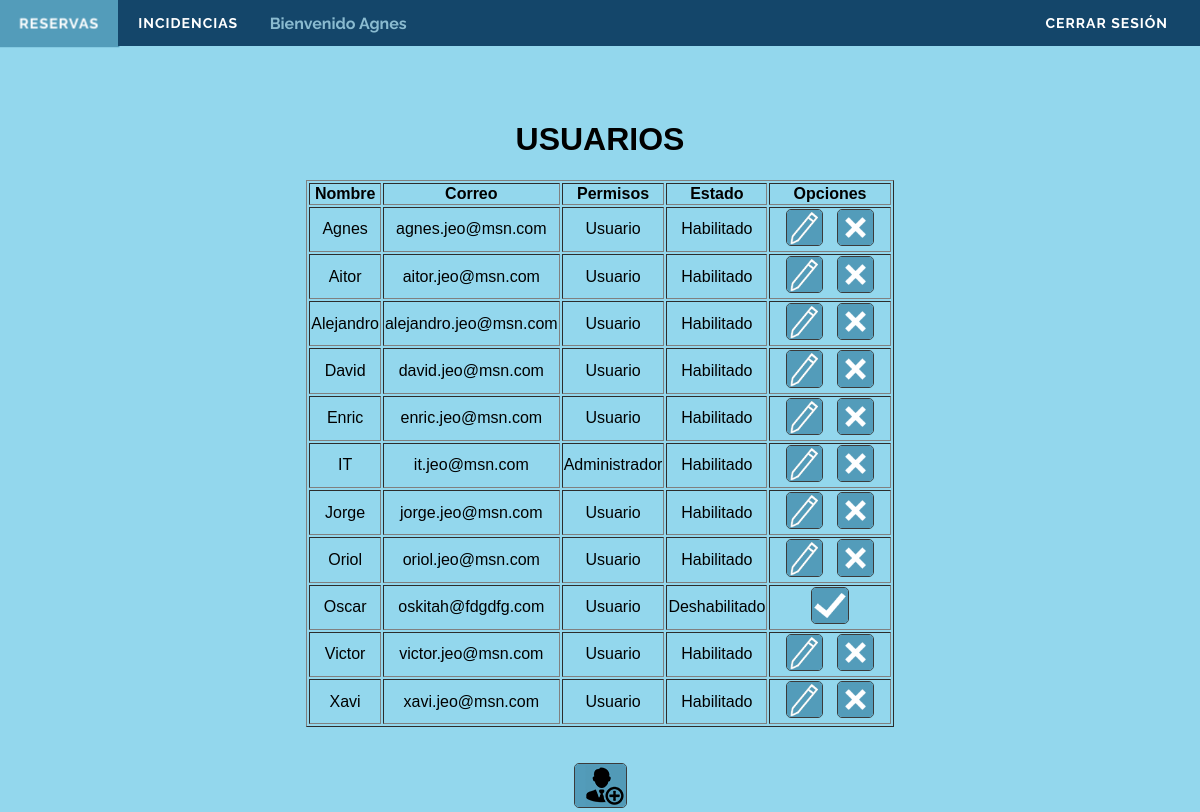
Page /usuarios.php (signed in) on the committed database.
### tables this page shows
CREATE TABLE IF NOT EXISTS `tbl_usuario` (
  `usu_email` varchar(50) NOT NULL,
  `usu_contra` varchar(14) NOT NULL,
  `usu_nom` varchar(35) NOT NULL,
  `usu_rang` tinyint(1) NOT NULL,
  `activo` int(1) NOT NULL DEFAULT '1'
);

### usuarios.php (the view, shortened to what this page needs)
<?php
	if(isset($_SESSION['nombre']))$login=1;
	if(isset($login)){
?>
<!DOCTYPE html>
<html>
    <head>
	    <link rel="stylesheet" href="css/stylesBar.css">
        <link rel="stylesheet" type="text/css" href="css/reservas.css" />
	</head>
    <body>
		<div class="header">
			<div id='cssmenu'>
				<ul>
					<li class='active'><a href='reservas.php'>RESERVAS</a></li>
					<li><a href='incidencia.php'>INCIDENCIAS</a></li>
					<li class='wel'><?php echo "<br/>&nbsp;&nbsp; Bienvenido $_SESSION[nombre] ";
					?></li>
					<li class='cerrar'><a href="index.php">Cerrar Sesión</a></li>
				</ul>
			</div>
		</div>
        <div class="fondo">
			<div class="centro">
				<h1>USUARIOS</h1>
				<?php
					$con = mysqli_connect('mysql.2freehosting.com', 'u609120829_user', 'qweQWE123', 'u609120829_bd');
					$sql = "SELECT * FROM tbl_usuario";
					$datos = mysqli_query($con, $sql);
					?>
					<table border align="center">
					<tr>
						<th>Nombre</th>
						<th>Correo</th>
						<th>Permisos</th>
						<th>Estado</th>
						<th>Opciones</th>
					</tr>
					<?php
					while ($prod = mysqli_fetch_array($datos)){
						echo "<tr><td>$prod[usu_nom]</td>";
						echo "<td>$prod[usu_email]</td>";
						if($prod['usu_rang']==0){
							echo"<td>Administrador</td>";
						}else{
							echo "<td>Usuario</td>";
						}
						if($prod['activo']==1){
							echo"<td>Habilitado</td>";
						}else{
							echo "<td>Deshabilitado</td>";
						}
						if($prod['activo']==1){
							echo "<td>";
							echo "<a href='modificar.php?usu_nom=$prod[usu_nom]'><img width='30%' src='images/mod.png'></a>";
							echo "<a href='dehabilitarActivar.php?usu_nom=$prod[usu_nom]'><img width='30%' src='images/cross.png'></a>";
							echo "</td>";
						}else{
							echo "<td>";
							echo "<a href='dehabilitarActivar.php?usu_nom=$prod[usu_nom]'><img width='30%' src='images/tic.png'></a>";
							echo "</td>";
						}
					echo "</tr>";
					}
					?>
					</table><br><br>
					<a href="insertar.php"><img src="images/add.png"></a>
			</div>
		</div>
    </body>
</html>
<?php
}else{
	$_SESSION['validarse'] = 'error';
	header("Location: index.php");
	die();
}
?>

### css/stylesBar.css (style rules this page uses)
#cssmenu, #cssmenu ul, #cssmenu ul li, #cssmenu ul li a, #cssmenu #menu-button { margin: 0; color: #8ABBD0; padding: 0; border: 0; list-style: none; line-height: 1; display: block; position: relative; -webkit-box-sizing: border-box; -moz-box-sizing: border-box; box-sizing: border-box; }
#cssmenu:after, #cssmenu > ul:after { content: "."; display: block; clear: both; visibility: hidden; line-height: 0; height: 0; }
#cssmenu { width: auto; font-family: Raleway, sans-serif; line-height: 1; }
#cssmenu > ul { background: #14466A; }
#cssmenu > ul > li { float: left; -webkit-perspective: 1000px; -moz-perspective: 1000px; perspective: 1000px; }
#cssmenu > ul > li > a { padding: 16px 20px; font-size: 14px; color: #ffffff; letter-spacing: 1px; text-transform: uppercase; text-decoration: none; background: #14466A; -webkit-transition: all .3s; -moz-transition: all .3s; -o-transition: all .3s; transition: all .3s; -webkit-transform-origin: 50% 0; -moz-transform-origin: 50% 0; transform-origin: 50% 0; -webkit-transform-style: preserve-3d; -moz-transform-style: preserve-3d; transform-style: preserve-3d; }
#cssmenu > ul >li.wel { margin-left: 0; padding-right: 12px; }
#cssmenu > ul >li.cerrar { position: absolute; right: 0; padding-right: 12px; }
#cssmenu > ul > li > a::before { position: absolute; top: 100%; left: 0; z-index: -1; -webkit-box-sizing: border-box; -moz-box-sizing: border-box; box-sizing: border-box; width: 100%; height: 100%; padding: 16px 20px; color: #ffffff; background: #539CBA; content: attr(data-title); -webkit-transition: background 0.3s; -moz-transition: background 0.3s; transition: background 0.3s; -webkit-transform: rotateX(-90deg); -moz-transform: rotateX(-90deg); transform: rotateX(-90deg); -webkit-transform-origin: 50% 0; -moz-transform-origin: 50% 0; transform-origin: 50% 0; -ms-transform: translateY(- -18px); }

### css/reservas.css (style rules this page uses)
body { background-color: #93D7ED; position: relative; margin: 0; font-family: 'Work Sans', Arial, Helvetica, sans-serif; min-height: 100%; }
img { border-radius: 5px; border-style: solid; border-color: #3b3b3b; border-width: 1px; }
.header { width: 100%; height: 100px; font-weight: bold; text-align: center; }
.fondo { width: 100%; height: 100%; }
.centro { float: center; text-align:center; width: 100%; height: 100%; }

### rows in the picture
tbl_usuario: usu_nom "Agnes", usu_email "agnes.jeo@msn.com", usu_rang "Usuario", activo "Habilitado"
tbl_usuario: usu_nom "Aitor", usu_email "aitor.jeo@msn.com", usu_rang "Usuario", activo "Habilitado"
tbl_usuario: usu_nom "Alejandro", usu_email "alejandro.jeo@msn.com", usu_rang "Usuario", activo "Habilitado"
tbl_usuario: usu_nom "David", usu_email "david.jeo@msn.com", usu_rang "Usuario", activo "Habilitado"
tbl_usuario: usu_nom "Enric", usu_email "enric.jeo@msn.com", usu_rang "Usuario", activo "Habilitado"
tbl_usuario: usu_nom "IT", usu_email "it.jeo@msn.com", usu_rang "Administrador", activo "Habilitado"
tbl_usuario: usu_nom "Jorge", usu_email "jorge.jeo@msn.com", usu_rang "Usuario", activo "Habilitado"
tbl_usuario: usu_nom "Oriol", usu_email "oriol.jeo@msn.com", usu_rang "Usuario", activo "Habilitado"
tbl_usuario: usu_nom "Oscar", usu_email "oskitah@fdgdfg.com", usu_rang "Usuario", activo "Deshabilitado"
tbl_usuario: usu_nom "Victor", usu_email "victor.jeo@msn.com", usu_rang "Usuario", activo "Habilitado"
tbl_usuario: usu_nom "Xavi", usu_email "xavi.jeo@msn.com", usu_rang "Usuario", activo "Habilitado"

### other values in the picture
$_SESSION[nombre] "Agnes"
